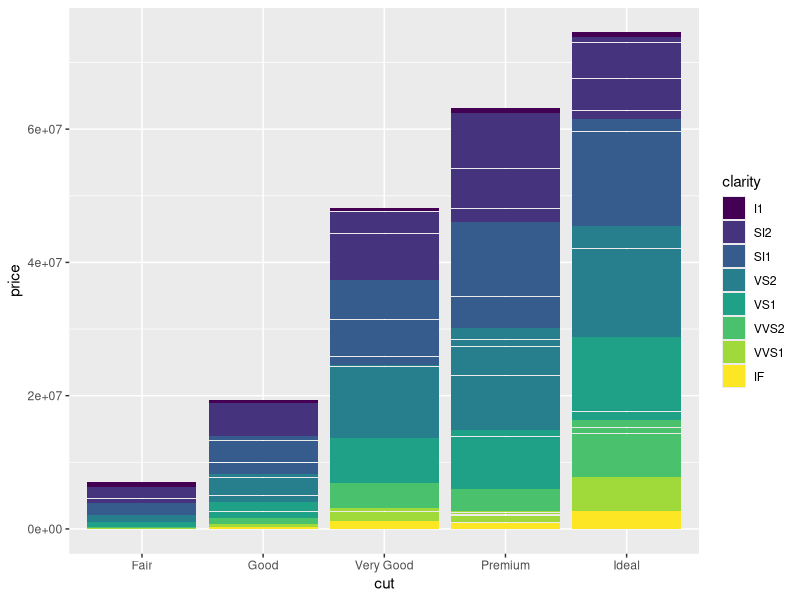
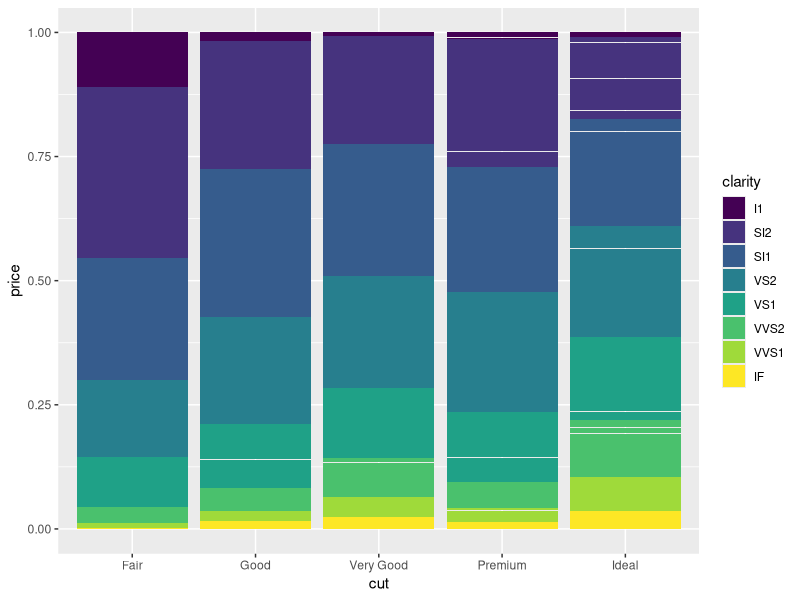
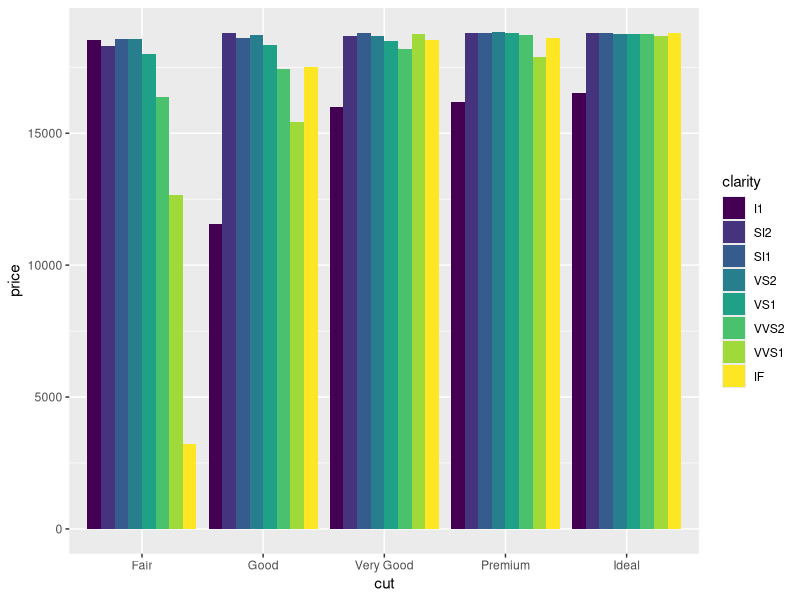
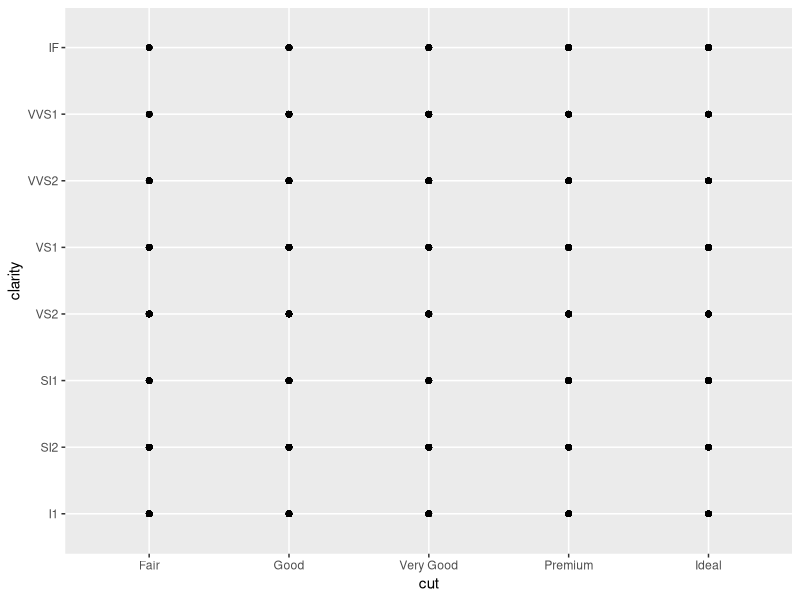
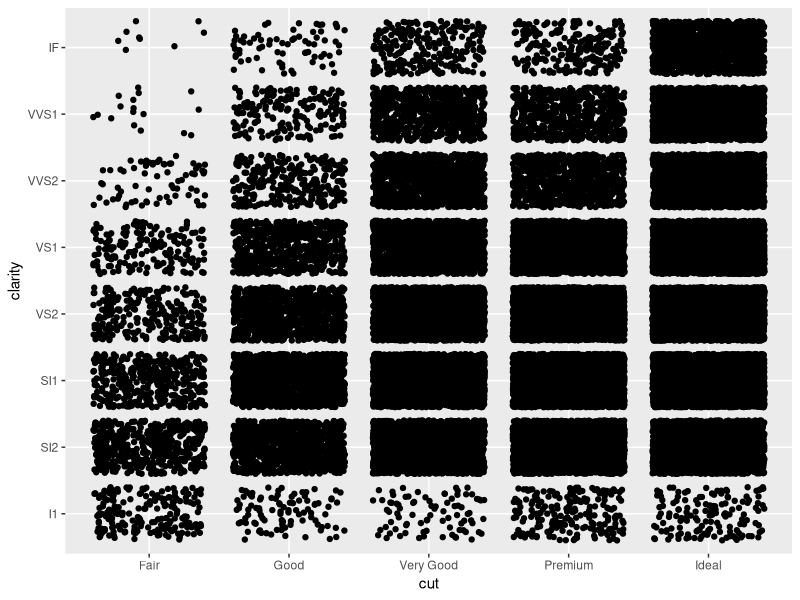
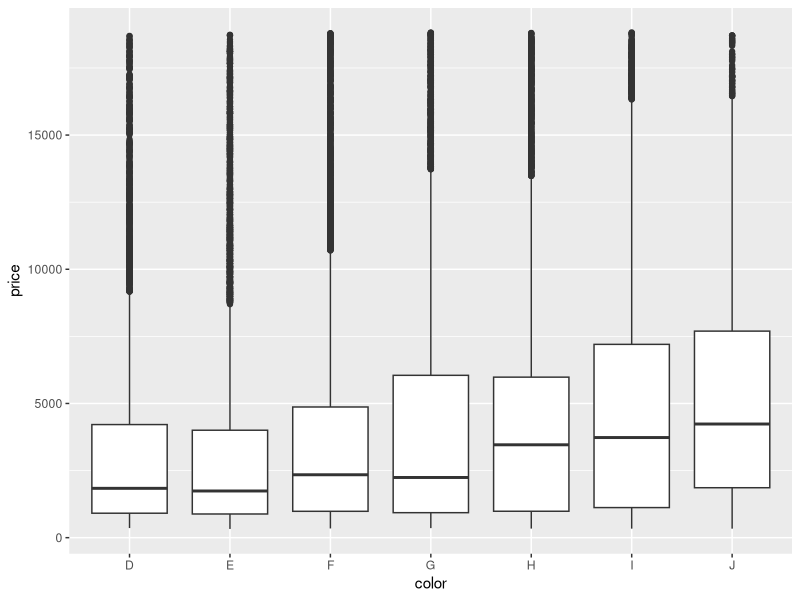
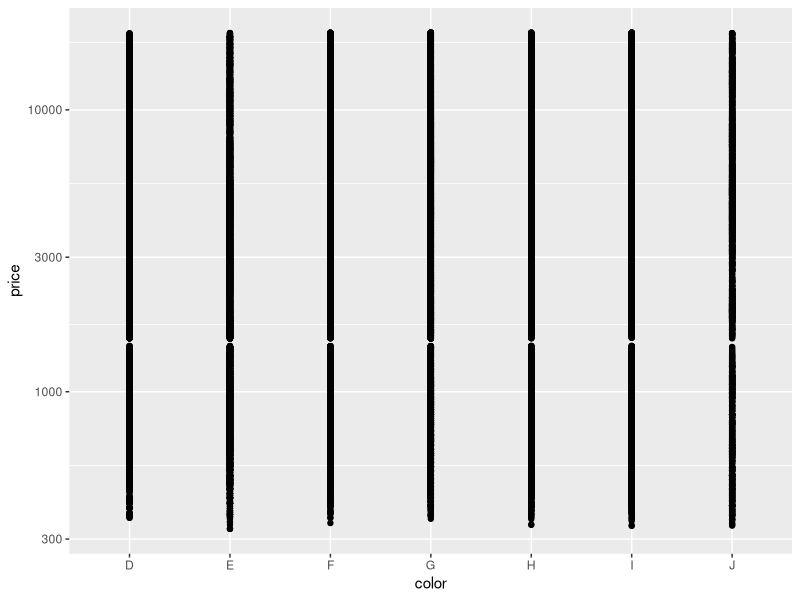
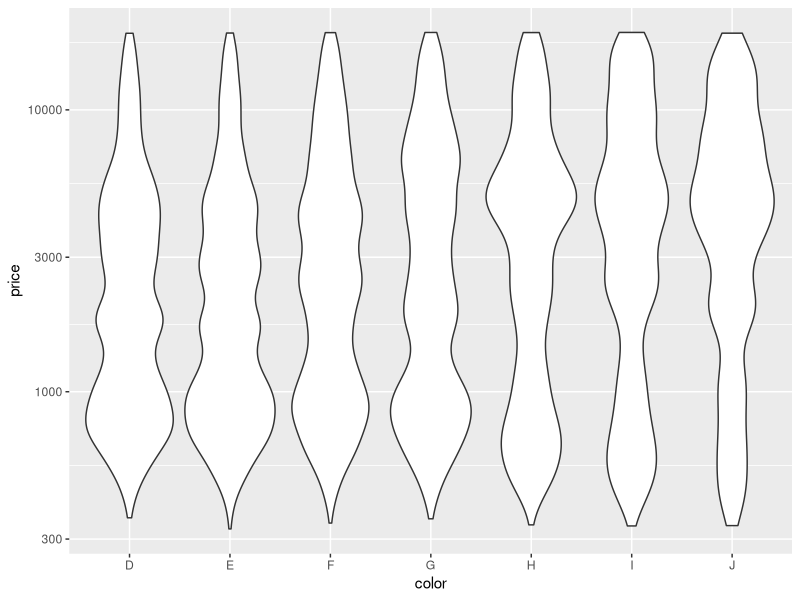

Generate these figures, in order, with R:
# Exercise 2: advanced ggplot2 practice

# Install and load the `ggplot2` package
#install.packages('ggplot2')
library("ggplot2")

# For this exercise you will again be working with the `diamonds` data set.
# Use `?diamonds` to review details about this data set
?diamonds

## Position Adjustments

# Draw a column (bar) chart of diamonds cuts by price, with each bar filled by 
# clarity. You should see a _stacked_ bar chart.
ggplot(data = diamonds) + 
  geom_col(mapping = aes(x = cut, y = price, fill = clarity))

# Draw the same chart again, but with each element positioned to "fill" the y axis
ggplot(data = diamonds) + 
  geom_col(mapping = aes(x = cut, y = price, fill = clarity), position = "fill")

# Draw the same chart again, but with each element positioned to "dodge" each other
ggplot(data = diamonds) + 
  geom_col(mapping = aes(x = cut, y = price, fill = clarity), position = "dodge")

# Draw a plot with point geometry with the x-position mapped to `cut` and the 
# y-position mapped to `clarity`
# This creates a "grid" grouping the points
ggplot(data = diamonds) + 
  geom_point(mapping = aes(x = cut, y = clarity))

# Use the "jitter" position adjustment to keep the points from all overlapping!
# (This works a little better with a sample of diamond data, such as from the 
# previous exercise).
ggplot(data = diamonds) + 
  geom_point(mapping = aes(x = cut, y = clarity), position = "jitter")


## Scales

# Draw a "boxplot" (with `geom_boxplot`) for the diamond's price (y) by color (x)
ggplot(data = diamonds) + 
  geom_boxplot(mapping = aes(x = color, y = price))

# This has a lot of outliers, making it harder to read. To fix this, draw the 
# same plot but with a _logarithmic_ scale for the y axis.
ggplot(data = diamonds) + 
  geom_point(mapping = aes(x = color, y = price)) + 
  scale_y_log10()

# For another version, draw the same plot but with `violin` geometry instead of 
# `boxplot` geometry!
# How does the logarithmic scale change the data presentation?
ggplot(data = diamonds) + 
  geom_violin(mapping = aes(x = color, y = price)) + 
  scale_y_log10()

# Another interesting plot: draw a plot of the diamonds price (y) by carat (x), 
# using a heatmap of 2d bins (geom_bin2d)
# What happens when you make the x and y channels scale logarithmically?
ggplot(data = diamonds) + 
  geom_bin2d(mapping = aes(x = carat, y = price)) + 
  scale_y_log10()

# Draw a scatter plot for the diamonds price (y) by carat (x). Color each point
# by the clarity (Remember, this will take a while. Use a sample of the diamonds 
# for faster results)


# Change the color of the previous plot using a ColorBrewer scale of your choice. 
# What looks nice?



## Coordinate Systems

# Draw a bar chart with x-position and fill color BOTH mapped to cut
# For best results, SET the `width` of the geometry to be 1 (fill plot, no space
# between)
# TIP: You can save the plot to a variable for easier modifications
bar_chart <- ggplot(data = diamonds) + 
  geom_bar(mapping = aes(x = cut, fill = cut), width = 1)
bar_chart

# Draw the same chart, but with the coordinate system flipped
bar_chart + coord_flip()

# Draw the same chart, but in a polar coordinate system. It's a Coxcomb chart!
bar_chart + coord_polar()


## Facets

# Take the scatter plot of price by carat data (colored by clarity) and add 
# _facets_ based on the diamond's `color`
ggplot(data = diamonds) + 
  geom_point(mapping = aes(x = carat, y = price, color = clarity)) +
  scale_color_brewer("BrBG") +
  facet_wrap(~ color)


## Saving Plots

# Use the `ggsave()` function to save the current (recent) plot to disk.
# Name the output file "my-plot.png".
# Make sure you've set the working directory!!

